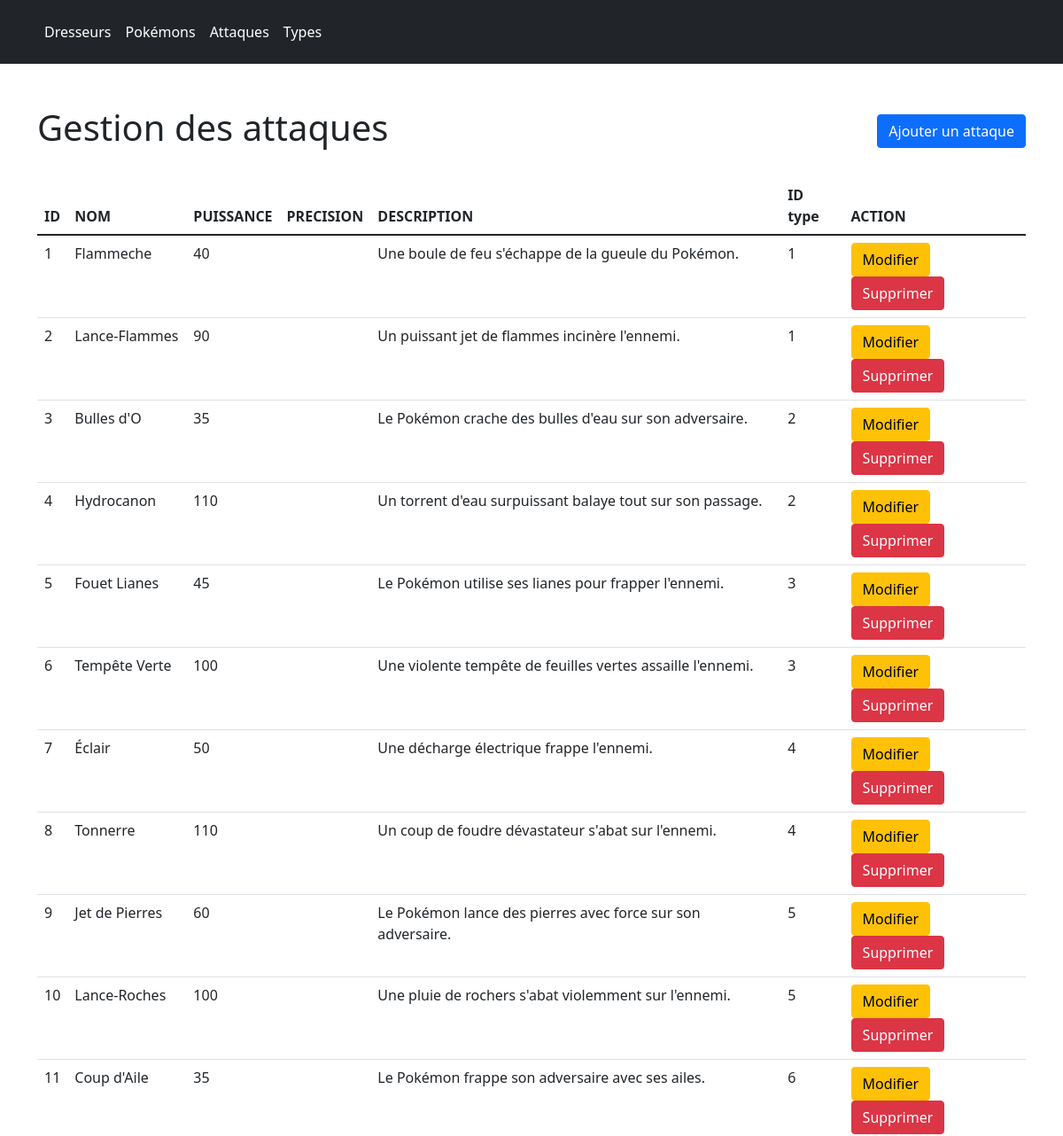
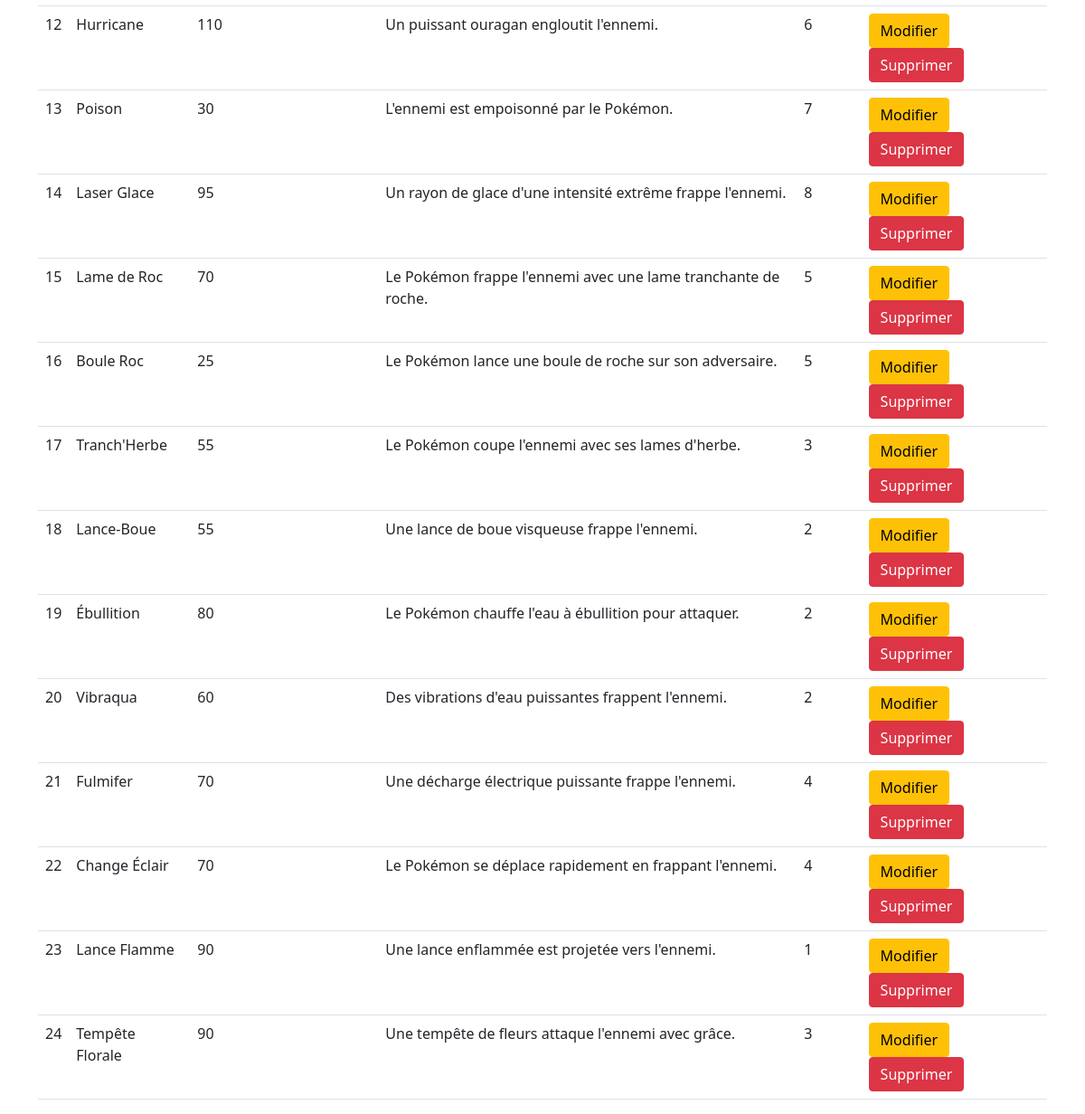
The app's page /BONUS/admin/attaques/index.php with its own data (2 pictures, top to bottom).
### tables this page shows
CREATE TABLE attaques(
    id INT PRIMARY KEY AUTO_INCREMENT,
    nom VARCHAR (50) NOT NULL,
    puissance INT NOT NULL,
    `precision` INT NOT NULL,
    description VARCHAR(100),
    id_type INT NOT NULL REFERENCES types(id)
);

### BONUS/src/fonctions/bdd.php (called while the page is built, shortened)
<?php
function findAll($bdd, String $table) {
    $query = "SELECT * FROM $table";
    return $bdd->query($query)->fetchAll(PDO::FETCH_ASSOC);
}

### BONUS/admin/attaques/index.php (the view, shortened to what this page needs)
<?php
require_once "../../src/fonctions/bdd.php";
$bdd = CONNECT_DB();
$attaques = findAll($bdd, 'attaques');
require_once '../../views/layouts/header.php';
?>
    <div class="d-flex justify-content-between align-items-center w-100 mb-4 underline">
        <h1>Gestion des attaques</h1>
        <a href="new.php" class="btn btn-primary">Ajouter un attaque</a>
    </div>
    <table class="table">
        <thead>
            <tr class="table-header">
                <th>ID</th>
                <th>NOM</th>
                <th>PUISSANCE</th>
                <th>PRECISION</th>
                <th>DESCRIPTION</th>
                <th>ID type</th>
                <th>ACTION</th>
            </tr>
        </thead>
        <tbody>
        <?php if (count($attaques) > 0) { ?>
            <?php foreach ($attaques as $attaque) : ?>
                <tr>
                    <td> <?= $attaque['id']; ?></td>
                    <td> <?= $attaque['nom']; ?></td>
                    <td> <?= $attaque['puissance']; ?></td>
                    <td> <?= $attaque['precisions']; ?></td>
                    <td> <?= $attaque['description']; ?></td>
                    <td> <?= $attaque['id_type']; ?></td>
                    <td>
                        <a href="edit.php?id=<?= $attaque['id']; ?>" class="btn btn-warning">Modifier</a>
                        <form action= "delete.php?id=<?= $attaque['id'] ?>" method="post" onsubmit="return confirm('Voulez-vous vraiment supprimer cette attaque ?')" style="display: inline">
                            <button type="submit" class="btn btn-danger">Supprimer</button>
                        </form>
                    </td>
                </tr>
            <?php endforeach; ?>
        <?php } else { ?>
            <tr>
                <td colspan="6" class="text-center">Aucune attaque n'est enregistrée</td>
            </tr>
        <?php } ?>
        </tbody>
    </table>
<?php require_once '../../views/layouts/footer.php'; ?>

### records on screen
attaques: id "1", nom "Flammeche", puissance "40", description "Une boule de feu s'échappe de la gueule du Pokémon.", id_type "1"
attaques: id "2", nom "Lance-Flammes", puissance "90", description "Un puissant jet de flammes incinère l'ennemi.", id_type "1"
attaques: id "3", nom "Bulles d'O", puissance "35", description "Le Pokémon crache des bulles d'eau sur son adversaire.", id_type "2"
attaques: id "4", nom "Hydrocanon", puissance "110", description "Un torrent d'eau surpuissant balaye tout sur son passage.", id_type "2"
attaques: id "5", nom "Fouet Lianes", puissance "45", description "Le Pokémon utilise ses lianes pour frapper l'ennemi.", id_type "3"
attaques: id "6", nom "Tempête Verte", puissance "100", description "Une violente tempête de feuilles vertes assaille l'ennemi.", id_type "3"
attaques: id "7", nom "Éclair", puissance "50", description "Une décharge électrique frappe l'ennemi.", id_type "4"
attaques: id "8", nom "Tonnerre", puissance "110", description "Un coup de foudre dévastateur s'abat sur l'ennemi.", id_type "4"
attaques: id "9", nom "Jet de Pierres", puissance "60", description "Le Pokémon lance des pierres avec force sur son adversaire.", id_type "5"
attaques: id "10", nom "Lance-Roches", puissance "100", description "Une pluie de rochers s'abat violemment sur l'ennemi.", id_type "5"
attaques: id "11", nom "Coup d'Aile", puissance "35", description "Le Pokémon frappe son adversaire avec ses ailes.", id_type "6"
attaques: id "12", nom "Hurricane", puissance "110", description "Un puissant ouragan engloutit l'ennemi.", id_type "6"
attaques: id "13", nom "Poison", puissance "30", description "L'ennemi est empoisonné par le Pokémon.", id_type "7"
attaques: id "14", nom "Laser Glace", puissance "95", description "Un rayon de glace d'une intensité extrême frappe l'ennemi.", id_type "8"
attaques: id "15", nom "Lame de Roc", puissance "70", description "Le Pokémon frappe l'ennemi avec une lame tranchante de roche.", id_type "5"
attaques: id "16", nom "Boule Roc", puissance "25", description "Le Pokémon lance une boule de roche sur son adversaire.", id_type "5"
attaques: id "17", nom "Tranch'Herbe", puissance "55", description "Le Pokémon coupe l'ennemi avec ses lames d'herbe.", id_type "3"
attaques: id "18", nom "Lance-Boue", puissance "55", description "Une lance de boue visqueuse frappe l'ennemi.", id_type "2"
attaques: id "19", nom "Ébullition", puissance "80", description "Le Pokémon chauffe l'eau à ébullition pour attaquer.", id_type "2"
attaques: id "20", nom "Vibraqua", puissance "60", description "Des vibrations d'eau puissantes frappent l'ennemi.", id_type "2"
attaques: id "21", nom "Fulmifer", puissance "70", description "Une décharge électrique puissante frappe l'ennemi.", id_type "4"
attaques: id "22", nom "Change Éclair", puissance "70", description "Le Pokémon se déplace rapidement en frappant l'ennemi.", id_type "4"
attaques: id "23", nom "Lance Flamme", puissance "90", description "Une lance enflammée est projetée vers l'ennemi.", id_type "1"
attaques: id "24", nom "Tempête Florale", puissance "90", description "Une tempête de fleurs attaque l'ennemi avec grâce.", id_type "3"
